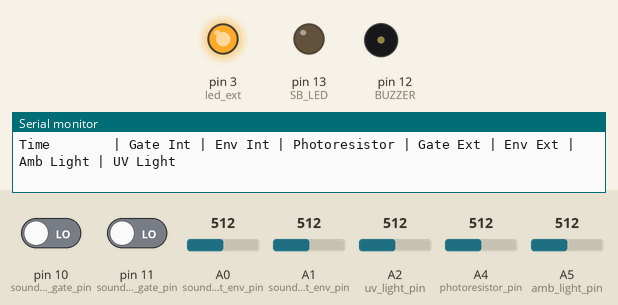
The sketch below on a simulated Arduino Uno, built with avr-gcc and run on an emulated ATmega328P. Parts: output pins drawn as LEDs (lit = HIGH), buzzer (waves = sounding), the last lines printed to the serial monitor. The test bench sets the inputs (shaded band); at power-on: A2 (uv_light_pin) = 512, A4 (photoresistor_pin) = 512, pin 10 (sound_ext_gate_pin) LOW, pin 11 (sound_int_gate_pin) LOW, A0 (sound_int_env_pin) = 512, A1 (sound_ext_env_pin) = 512, A5 (amb_light_pin) = 512.

Above: at 0.01 s.
At 1.2 s:
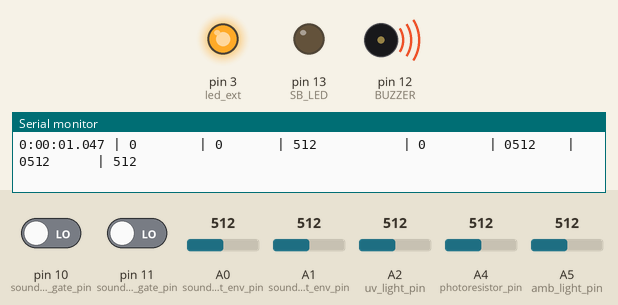
1.3 s: A2 (uv_light_pin) set to 107
4.3 s: A2 (uv_light_pin) set to 95
7.3 s: A4 (photoresistor_pin) set to 110
10.3 s: A4 (photoresistor_pin) set to 89
Timing chart, 0 to 13.3 s (numbered marks = the images above; inputs shaded):
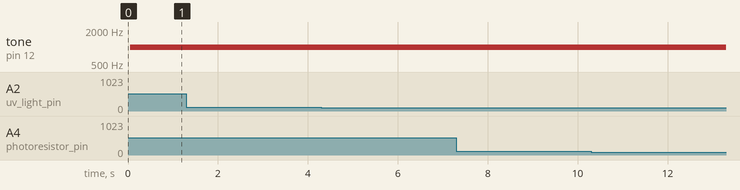

The sketch:

our_sensors.ino
```cpp
//Defintions
#include <TimeLib.h>

//LED Circuit
const int SB_LED = 13;
int photoresistor = 0;
int photoresistor_pin = A4;

//Sound Circuit Interior
const int BUZZER = 12;
int sound_int_gate;
int sound_int_env;

const int sound_int_gate_pin = 11;
const int sound_int_env_pin = A0;

//External Sensors
int sound_ext_gate;
int sound_ext_env;

const int sound_ext_gate_pin = 10;
const int sound_ext_env_pin = A1;

const int amb_light_pin = A5;
float amb_light;

int uv_light;
const int uv_light_pin = A2;

const int led_ext = 3;

//Time Keeper
uint32_t timeStamp = 0;
int timer = 0;

// t1 & t2
unsigned long time1;
unsigned long time2;

bool micRecording = false;
unsigned long micTimer = 0;
//------------------------------------------------------------------------------------

void setup() {
//setup code to run once:

//baud rate
  Serial.begin(9600);

// setup for circuit elements
  pinMode(BUZZER, OUTPUT); //Buzzer
  pinMode(sound_int_gate, OUTPUT); //Interal sound, Gate
  pinMode(sound_int_env, OUTPUT); //Internal sound, Envelope
  pinMode(sound_ext_gate, OUTPUT); //External sound, Gate
  pinMode(sound_ext_env, OUTPUT); //External sound, Envelope
  pinMode(led_ext, OUTPUT); //Arduino on
  pinMode(SB_LED, OUTPUT); //Superbright LED
  pinMode(photoresistor_pin, INPUT); //Photoresistor
  pinMode(amb_light_pin, INPUT); //Ambient Light Sensor
  pinMode(uv_light, OUTPUT); //UV Light Sensor

//turn on Arduino LED
  digitalWrite(led_ext, HIGH); //Leave on while power is on

//Print column headers
  Serial.println("Time        | Gate Int | Env Int | Photoresistor | Gate Ext | Env Ext | Amb Light | UV Light");
}

//------------------------------------------------------------------------------------

void loop() {

// put your main code here, to run repeatedly:


// Log the time
     //timeStamp = millis() / 1000; //3600000;
     char timeString[100];
     sprintf(timeString, "%d:%02d:%02d.%03d | ", hour(),minute()%60,second()%60,millis()%1000);
     Serial.print(timeString);


//Internal Sound Circuit
     tone(BUZZER,1000);

     if (millis()- micTimer >= 10000) {
      micTimer = millis();
      micRecording = !micRecording;
     }
    // micRecording = true;
     if (micRecording){
        sound_int_gate = digitalRead(11);
        sound_int_env = analogRead(A0);
        char soundString[100];
        sprintf(soundString,"%d        | %04d   ", sound_int_gate, sound_int_env);
        Serial.print(soundString);
     } else {
        Serial.print("0        | 0      ");
     }

//Internal LED Circuit
photoresistor = analogRead(A4);
Serial.print(" | ");
Serial.print(analogRead(A4));

//External Sound Detector
sound_int_gate = digitalRead(10);
sound_int_env = analogRead(A1);
char externalString[100];
sprintf(externalString, "           | %d        | %04d   ", digitalRead(10),analogRead(A1));
Serial.print(externalString);


//Ambient Light Sensor
float amb_light = analogRead(A5);
char ambString[100];
sprintf(ambString," | %04d",(analogRead(A5)));
Serial.print(ambString);
//Serial.print(amb_light);//, 4%3);

//UV Light Sensor
Serial.print("      | ");
uv_light = analogRead(A2);
Serial.print(uv_light);


Serial.println();

if (millis() >= 10800000) exit(0);
}
```
